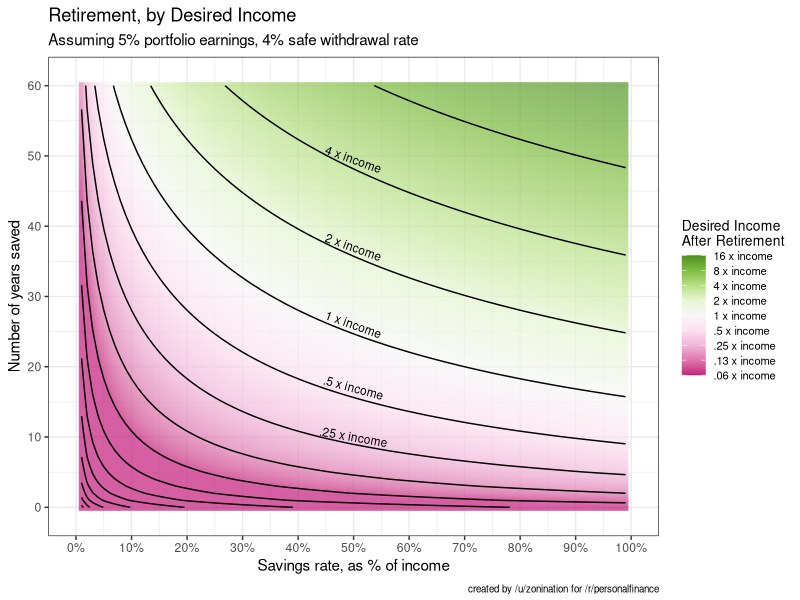
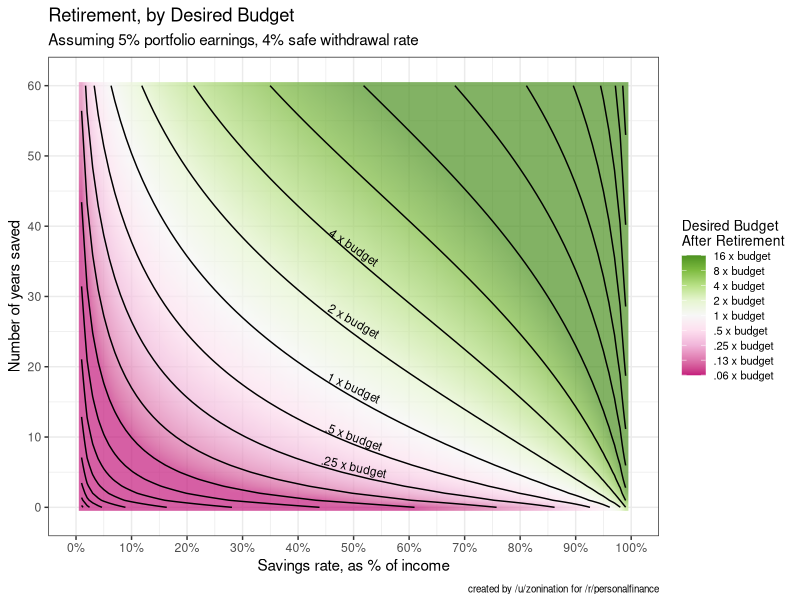
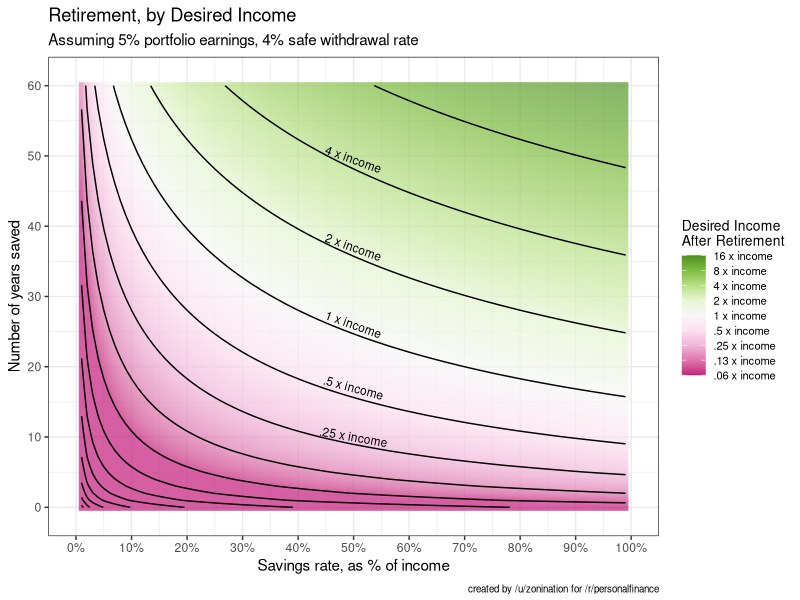
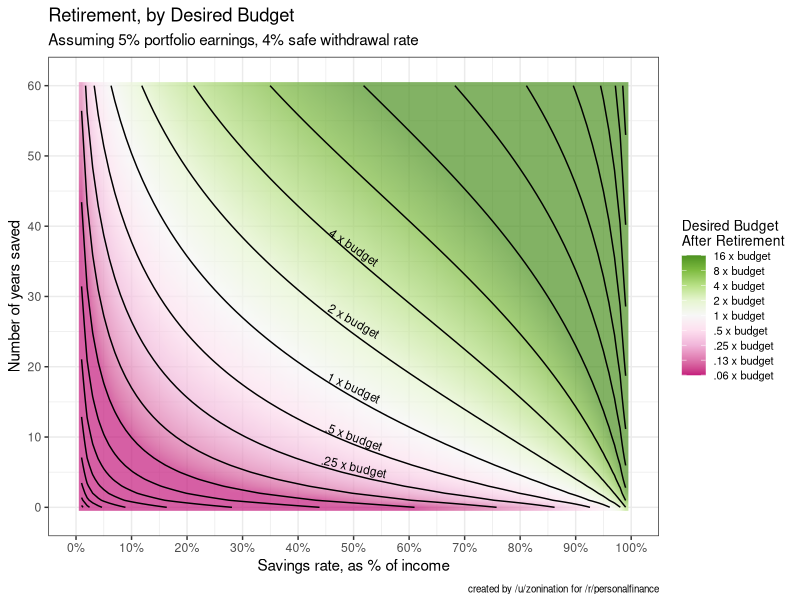

Write the R code that produced these figures, in order.
# Assumptions:
real.r = 5.0  # Real return from portfolio, in stocks, bonds, etc. as percent.
swr    = 4.0  # "Safe Withdrawal Rate" from portfolio, as percent.

# Load libraries, load assumptions
library(ggplot2)
library(scales)
library(RColorBrewer)

#######################
# PART 1: Calculation #
#######################

# Convert variables from percent to decimal
real.r <- real.r/100+1
swr    <- swr   /100

# Declare a blank data frame with savings rate, years saved, and amount in portfolio
df<-data.frame("save.r"=NA, "years"=NA, "amt"=NA)

# Sweep across percentage of income saved
for(inc.pct in seq(.01,.99,.01)){
  saved<-0
  # Calculate an amount for each year saved
  for(years in 0:60){
    saved<-saved*real.r+inc.pct
    df<-rbind(df,c(inc.pct,years,saved))
  } }; rm(saved); rm(years); rm(inc.pct)

# Remove "NA" from data frame
df<-subset(df, !is.na(df$save.r))

# Calculate living income based off Safe Withdrawal Rate
df$l.income<-df$amt*swr

# Calculate expense rate after retirement
df$spend <- df$l.income/(1-df$save.r)

####################
# PART 2: Plotting #
####################

# Plot the final results, as Income Multiplier
ggplot(df,aes(save.r,years))+
  # Using logscale since it's easier to visualize on this heatmap.
  geom_raster(aes(fill=log(l.income)/log(2)), interpolate=T, alpha=.7)+
  geom_contour(aes(z=log(l.income)/log(2)),color="black",size=.5, binwidth=1)+
  scale_fill_gradientn("Desired Income\nAfter Retirement",
                       colors = brewer.pal(9,"PiYG"),
                       limits=c(-4,4),
                       breaks=c(-4:4),
                       labels=c(".06 x income",".13 x income",".25 x income",".5 x income","1 x income","2 x income","4 x income","8 x income", "16 x income"),
                       oob=scales::squish)+
  scale_x_continuous(breaks=seq(0,1,.1), labels=scales::percent, limits=c(0,1))+
  scale_y_continuous(breaks=seq(0,60,10), limits=c(-1,61))+
  labs(title="Retirement, by Desired Income",
       subtitle="Assuming 5% portfolio earnings, 4% safe withdrawal rate",
       x="Savings rate, as % of income",
       y="Number of years saved",
       caption="created by /u/zonination for /r/personalfinance")+
  # annotate("rect",xmin=.15,xmax=.20,ymin=35,ymax=40,alpha=.5,fill="black",color="darkgreen")+
  annotate("text", x=.5, y=49.5, label="4 x income", size=3, angle=-20)+
  annotate("text", x=.5, y=37, label="2 x income", size=3, angle=-20)+
  annotate("text", x=.5, y=26, label="1 x income", size=3, angle=-20)+
  annotate("text", x=.5, y=17, label=".5 x income", size=3, angle=-15)+
  annotate("text", x=.5, y=10, label=".25 x income", size=3, angle=-10)+
  theme_bw()+
  theme(plot.caption=element_text(size=7, vjust=0))+
  theme(legend.text =element_text(size=8))+
  theme(legend.title=element_text(size=10))
ggsave("income.png",height=6,width=10,dpi=100,type="cairo-png")

# Plot the final results, as Spend Multiplier
ggplot(df,aes(save.r,years))+
  # Using logscale since it's easier to visualize on this heatmap.
  geom_raster(aes(fill=log(spend)/log(2)), interpolate=T, alpha=.7)+
  geom_contour(aes(z=log(spend)/log(2)),color="black",size=.5, binwidth=1)+
  scale_fill_gradientn("Desired Budget\nAfter Retirement",
                       colors = brewer.pal(9,"PiYG"),
                       limits=c(-4,4),
                       breaks=c(-4:4),
                       labels=c(".06 x budget",".13 x budget",".25 x budget",".5 x budget","1 x budget","2 x budget","4 x budget","8 x budget", "16 x budget"),
                       oob=scales::squish)+
  scale_x_continuous(breaks=seq(0,1,.1), labels=scales::percent, limits=c(0,1))+
  scale_y_continuous(breaks=seq(0,60,10), limits=c(-1,61))+
  labs(title="Retirement, by Desired Budget",
       subtitle="Assuming 5% portfolio earnings, 4% safe withdrawal rate",
       x="Savings rate, as % of income",
       y="Number of years saved",
       caption="created by /u/zonination for /r/personalfinance")+
  annotate("text", x=.5, y=37, label="4 x budget", size=3, angle=-35)+
  annotate("text", x=.5, y=26.5, label="2 x budget", size=3, angle=-30)+
  annotate("text", x=.5, y=17, label="1 x budget", size=3, angle=-25)+
  annotate("text", x=.5, y=10, label=".5 x budget", size=3, angle=-20)+
  annotate("text", x=.5, y=5.75, label=".25 x budget", size=3, angle=-12.5)+
  theme_bw()+
  theme(plot.caption=element_text(size=7, vjust=0))+
  theme(legend.text =element_text(size=8))+
  theme(legend.title=element_text(size=10))
ggsave("budget.png",height=6,width=10,dpi=100,type="cairo-png")